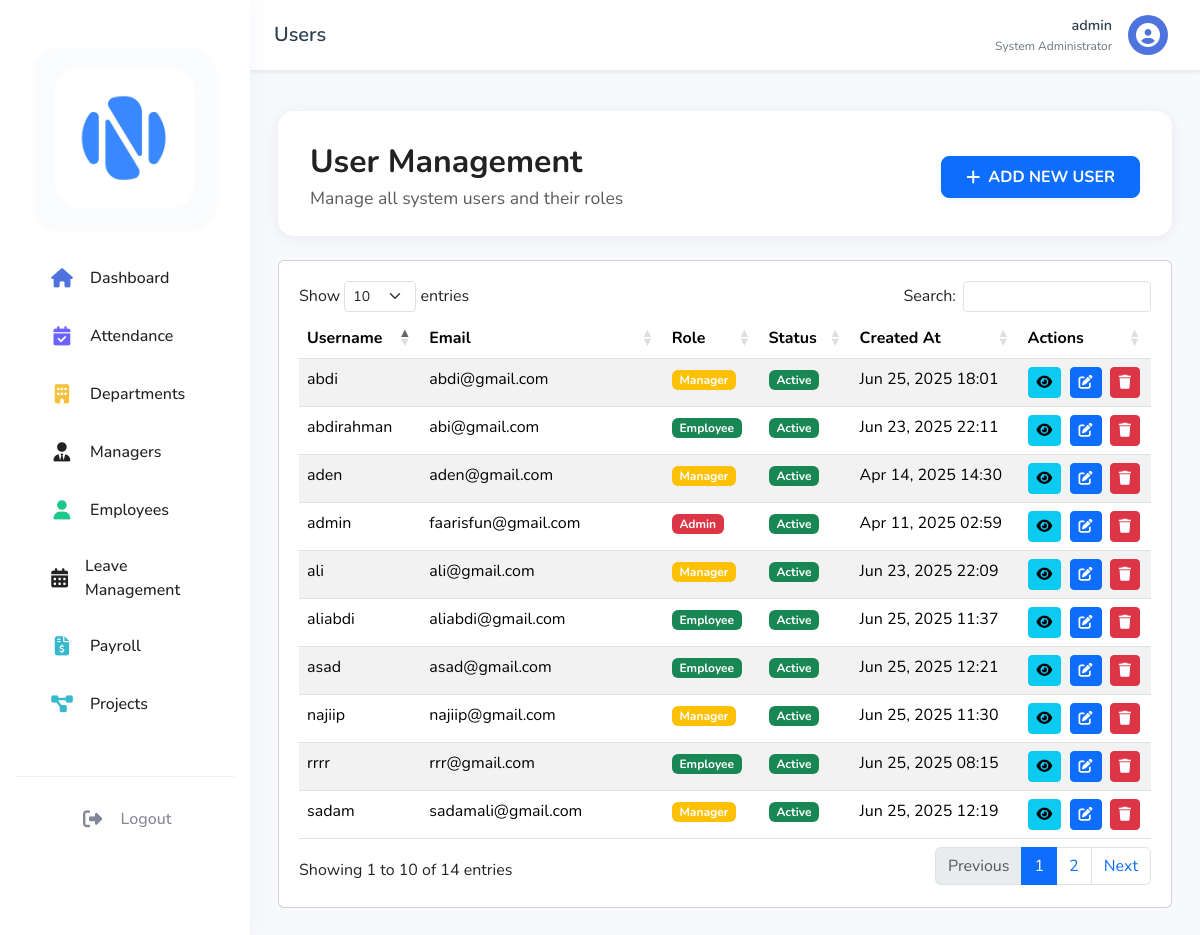
Page /dashboard/admin/users.php (signed in) on the committed database.
### tables this page shows
CREATE TABLE `users` (
  `user_id` int(11) NOT NULL,
  `username` varchar(50) NOT NULL,
  `password` varchar(255) NOT NULL,
  `email` varchar(100) NOT NULL,
  `role` enum('admin','hr','manager','employee') NOT NULL,
  `status` enum('active','inactive','on_leave','deleted') DEFAULT 'active',
  `created_at` timestamp NOT NULL DEFAULT CURRENT_TIMESTAMP,
  `last_login` timestamp NULL DEFAULT NULL,
  `reset_token` varchar(64) DEFAULT NULL,
  `reset_token_expires` datetime DEFAULT NULL,
  `reset_code` varchar(6) DEFAULT NULL,
  `reset_code_expires` datetime DEFAULT NULL
);

### dashboard/admin/includes/functions.php (called while the page is built, shortened)
<?php
function getRoleBadgeClass($role) {
    switch ($role) {
        case 'admin':
            return 'danger';
        case 'manager':
            return 'warning';
        case 'employee':
            return 'success';
    }
}

### dashboard/admin/users.php (the view, shortened to what this page needs)
<?php
require_once '../../config/database.php';
require_once 'includes/functions.php';
try {
    $stmt = $pdo->query("SELECT * FROM users ORDER BY created_at DESC");
    $users = $stmt->fetchAll();
} catch (PDOException $e) {
    $error = "Error fetching users: " . $e->getMessage();
}
?>
<!DOCTYPE html>
<html lang="en">
<head>
    <link href="https://cdn.jsdelivr.net/npm/bootstrap@5.3.2/dist/css/bootstrap.min.css" rel="stylesheet">
    <link rel="stylesheet" href="https://cdnjs.cloudflare.com/ajax/libs/font-awesome/6.4.0/css/all.min.css">
    <link rel="stylesheet" href="../../assets/css/dashboard.css">
    <link rel="stylesheet" href="https://cdn.datatables.net/1.11.5/css/dataTables.bootstrap5.min.css">
</head>
<body>
    <?php include 'includes/sidebar.php'; ?>
    <div class="main-content" id="main-content">
        <?php include 'includes/topbar.php'; ?>
        <div class="container-fluid" style="margin-top: 20px;">
            <div class="dashboard-header mb-4" style="border-radius: 16px; box-shadow: 0 2px 16px rgba(30,34,90,0.07); padding: 2rem 2rem 1.5rem 2rem; background: #fff;">
                <div class="d-flex justify-content-between align-items-center flex-wrap">
                    <div class="pe-3">
                        <h1 class="fw-bold mb-1" style="font-size:2rem; color:#222;">User Management</h1>
                        <div class="text-muted" style="font-size:1.1rem;">Manage all system users and their roles</div>
                    </div>
                    <button class="btn btn-primary fw-bold px-4 py-2 d-flex align-items-center" style="font-size:1rem; border-radius:8px; box-shadow:0 2px 8px rgba(78,115,223,0.08);" data-bs-toggle="modal" data-bs-target="#addUserModal">
                        <i class="fas fa-plus me-2"></i> ADD NEW USER
                    </button>
                </div>
            </div>
            <div class="card">
                <div class="card-body">
                    <table id="usersTable" class="table table-striped">
                        <thead>
                            <tr>
                                <th>Username</th>
                                <th>Email</th>
                                <th>Role</th>
                                <th>Status</th>
                                <th>Created At</th>
                                <th>Actions</th>
                            </tr>
                        </thead>
                        <tbody>
                            <?php foreach ($users as $user): ?>
                            <tr>
                                <td><?php echo htmlspecialchars($user['username']); ?></td>
                                <td><?php echo htmlspecialchars($user['email']); ?></td>
                                <td>
                                    <span class="badge bg-<?php echo getRoleBadgeClass($user['role']); ?>">
                                        <?php echo ucfirst($user['role']); ?>
                                    </span>
                                </td>
                                <td>
                                    <span class="badge bg-<?php echo $user['status'] === 'active' ? 'success' : 'danger'; ?>">
                                        <?php echo ucfirst($user['status']); ?>
                                    </span>
                                </td>
                                <td><?php echo date('M d, Y H:i', strtotime($user['created_at'])); ?></td>
                                <td>
                                    <button class="btn btn-sm btn-info me-1" onclick='viewUser(<?php echo json_encode($user); ?>)' title="View User Details">
                                        <i class="fas fa-eye"></i>
                                    </button>
                                    <button class="btn btn-sm btn-primary me-1" onclick='editUser(<?php echo json_encode($user); ?>)' title="Edit User">
                                        <i class="fas fa-edit"></i>
                                    </button>
                                    <button class="btn btn-sm btn-danger" onclick="deleteUser(<?php echo $user['user_id']; ?>)" title="Delete User">
                                        <i class="fas fa-trash"></i>
                                    </button>
                                </td>
                            </tr>
                            <?php endforeach; ?>
                        </tbody>
                    </table>
                </div>
            </div>
        </div>
    </div>
</body>
</html>

### dashboard/admin/includes/topbar.php (shortened to what this page needs)
<?php
$stmt = $pdo->prepare("SELECT * FROM users WHERE user_id = ? AND role = 'admin'");
$stmt->execute([$_SESSION['user_id']]);
$admin = $stmt->fetch();
?>
<nav class="topbar">
    <div class="topbar-left">
        <div class="page-title">
            <?php
            $current_page = basename($_SERVER['PHP_SELF'], '.php');
            echo ucfirst($current_page);
            ?>
        </div>
    </div>
    <div class="topbar-right">
        <div class="profile-dropdown">
            <button class="profile-btn" onclick="toggleProfileMenu()">
                <div class="profile-info">
                    <span class="profile-name"><?php echo htmlspecialchars($admin['username']); ?></span>
                    <span class="profile-department">System Administrator</span>
                </div>
                <div class="profile-avatar">
                    <i class="fas fa-user-circle"></i>
                </div>
            </button>
        </div>
    </div>
</nav>

### assets/css/dashboard.css (style rules this page uses)
:root { --sidebar-width: 250px; --sidebar-collapsed-width: 70px; --topbar-height: 60px; --primary-color: #4e73df; --secondary-color: #858796; --success-color: #1cc88a; --info-color: #36b9cc; --warning-color: #f6c23e; --danger-color: #e74a3b; }
body { font-family: 'Nunito', sans-serif; background-color: #f8f9fc; }
.main-content { margin-left: 250px; padding: 1rem; padding-top: 75px; transition: all 0.3s ease; min-height: 100vh; }
.topbar { position: fixed; top: 0; right: 0; left: 250px; height: 60px; background: white; box-shadow: 0 2px 4px rgba(0,0,0,0.1); padding: 0 1rem; display: flex; align-items: center; transition: all 0.3s ease; z-index: 1030; }
.card-body { padding: 1.25rem; }
.container-fluid { padding-top: 1rem; }
.card { margin-bottom: 1rem; }

### dashboard/admin/includes/topbar.php (style rules this page uses)
.topbar { position: fixed; top: 0; right: 0; left: 250px; height: 70px; background: #fff; display: flex; align-items: center; justify-content: space-between; padding: 0 1.5rem; z-index: 1030; box-shadow: 0 2px 4px rgba(0, 0, 0, 0.08); transition: all 0.3s ease; }
.topbar-left { display: flex; align-items: center; gap: 1rem; }
.page-title { font-size: 1.25rem; font-weight: 600; color: #2c3e50; }
.topbar-right { display: flex; align-items: center; gap: 1rem; }
.profile-dropdown { position: relative; }
.profile-btn { display: flex; align-items: center; gap: 1rem; background: none; border: none; padding: 0.5rem; cursor: pointer; border-radius: 0.375rem; transition: background-color 0.3s ease; }
.profile-info { text-align: right; }
.profile-name { display: block; font-weight: 600; color: #2c3e50; font-size: 0.9rem; }
.profile-department { display: block; color: #6c757d; font-size: 0.75rem; }
.profile-avatar { width: 40px; height: 40px; background: #4e73df; border-radius: 50%; display: flex; align-items: center; justify-content: center; color: #fff; }
.profile-avatar i { font-size: 1.5rem; }

### rows in the picture
users: username "admin", email "faarisfun@gmail.com", role "Admin", status "Active", created_at "Apr 11, 2025 02:59"
users: username "abdi", email "abdi@gmail.com", role "Manager", status "Active", created_at "Jun 25, 2025 18:01"
users: username "asad", email "asad@gmail.com", role "Employee", status "Active", created_at "Jun 25, 2025 12:21"
users: username "sadam", email "sadamali@gmail.com", role "Manager", status "Active", created_at "Jun 25, 2025 12:19"
users: username "aliabdi", email "aliabdi@gmail.com", role "Employee", status "Active", created_at "Jun 25, 2025 11:37"
users: username "najiip", email "najiip@gmail.com", role "Manager", status "Active", created_at "Jun 25, 2025 11:30"
users: username "rrrr", email "rrr@gmail.com", role "Employee", status "Active", created_at "Jun 25, 2025 08:15"
users: username "abdirahman", email "abi@gmail.com", role "Employee", status "Active", created_at "Jun 23, 2025 22:11"
users: username "ali", email "ali@gmail.com", role "Manager", status "Active", created_at "Jun 23, 2025 22:09"
users: username "aden", email "aden@gmail.com", role "Manager", status "Active", created_at "Apr 14, 2025 14:30"

### other values in the picture
$current_page "Users"
